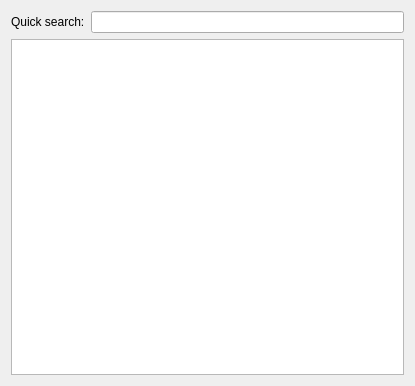
<ui version="4.0" >
 <class>LanguageTab</class>
 <widget class="QWidget" name="LanguageTab" >
  <property name="geometry" >
   <rect>
    <x>0</x>
    <y>0</y>
    <width>415</width>
    <height>386</height>
   </rect>
  </property>
  <layout class="QVBoxLayout" >
   <item>
    <layout class="QHBoxLayout" >
     <item>
      <widget class="QLabel" name="filterLabel" >
       <property name="text" >
        <string>Quick search:</string>
       </property>
      </widget>
     </item>
     <item>
      <widget class="KListWidgetSearchLine" name="languageListSearchLine" />
     </item>
    </layout>
   </item>
   <item>
    <widget class="KListWidget" name="languageList" />
   </item>
  </layout>
 </widget>
 <layoutdefault spacing="6" margin="11" />
  <customwidgets>
  <customwidget>
   <class>KListWidgetSearchLine</class>
   <extends>QLineEdit</extends>
   <header>klistwidgetsearchline.h</header>
  </customwidget>
  <customwidget>
   <class>KListWidget</class>
   <extends>QListWidget</extends>
   <header>klistwidget.h</header>
  </customwidget>
 </customwidgets>
 <resources/>
 <connections/>
</ui>
